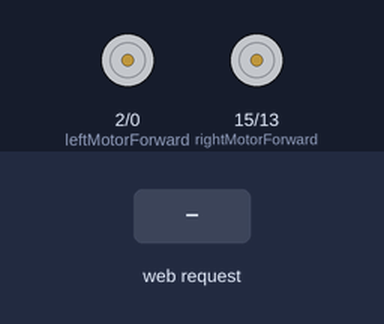
A sketch run on a simulated ESP8266 (NodeMCU). On the bench: motor-driver pin pairs drawn as motors (green arrow = first pin HIGH = forward, orange = second pin HIGH = backward, longer = more drive). Inputs (shaded band) come from the test bench. WiFi joins after 1.5 s; servers stay silent unless stated; what the sketch prints to the serial monitor is not drawn.

Above: at 2.7 s.
2.8 s: HTTP request GET /onof received
At 3.5 s:
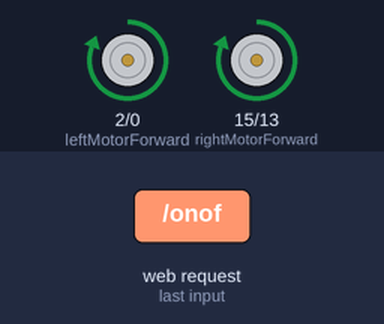
4.3 s: HTTP request GET /down received
At 4.6 s:
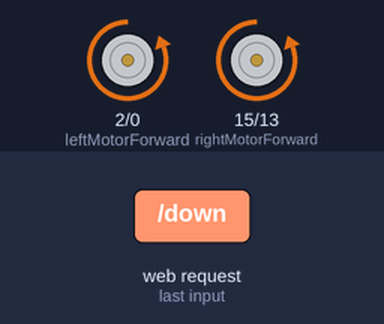
5.8 s: HTTP request GET /left received
At 7.0 s:
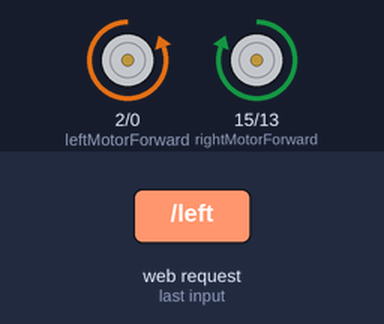
7.3 s: HTTP request GET /right received
At 8.1 s:
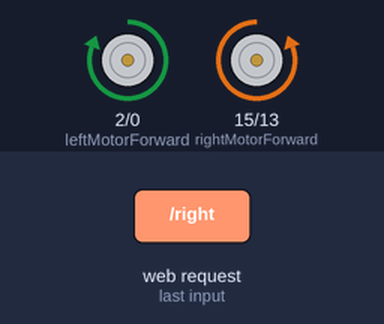
8.8 s: HTTP request GET /stop received
At 9.3 s:
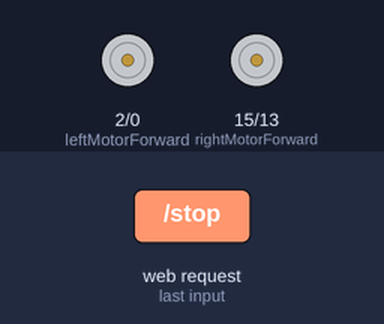
Timing chart, 0 to 11.3 s (numbered marks = the images above; inputs shaded):
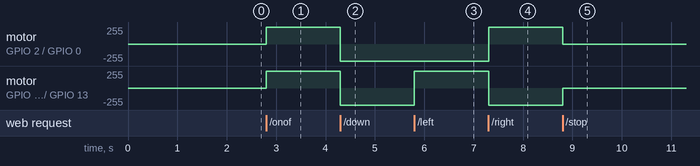

Measured:
- after the input at 2.8 s, motor on GPIO 2 (leftMotorForward) / GPIO 0 (leftMotorBackward), motor on GPIO 15 (rightMotorForward) / GPIO 13 (rightMotorBackward): stopped → forward 255/255 at once
- after the input at 4.3 s, motor on GPIO 2 (leftMotorForward) / GPIO 0 (leftMotorBackward), motor on GPIO 15 (rightMotorForward) / GPIO 13 (rightMotorBackward): forward 255/255 → backward 255/255 at once
- after the input at 5.8 s, motor on GPIO 15 (rightMotorForward) / GPIO 13 (rightMotorBackward): backward 255/255 → forward 255/255 at once
- after the input at 7.3 s, motor on GPIO 2 (leftMotorForward) / GPIO 0 (leftMotorBackward): backward 255/255 → forward 255/255 at once; motor on GPIO 15 (rightMotorForward) / GPIO 13 (rightMotorBackward): forward 255/255 → backward 255/255 at once
- after the input at 8.8 s, motor on GPIO 2 (leftMotorForward) / GPIO 0 (leftMotorBackward): forward 255/255 → stopped at once; motor on GPIO 15 (rightMotorForward) / GPIO 13 (rightMotorBackward): backward 255/255 → stopped at once

The sketch:

wifi_car.ino
```cpp
#include <ESP8266WiFi.h>


WiFiClient client;
WiFiServer server(80);

const char* ssid = "sanjaisak";
const char* password = "sanjai@S";


String  data ="";

int leftMotorForward = 2;     /* GPIO2(D4) -> IN3   */
int rightMotorForward = 15;   /* GPIO15(D8) -> IN1  */
int leftMotorBackward = 0;    /* GPIO0(D3) -> IN4   */
int rightMotorBackward = 13;  /* GPIO13(D7) -> IN2  */


void setup()
{

  pinMode(leftMotorForward, OUTPUT);
  pinMode(rightMotorForward, OUTPUT);
  pinMode(leftMotorBackward, OUTPUT);
  pinMode(rightMotorBackward, OUTPUT);

  Serial.begin(9600);
  connectWiFi();
  server.begin();

}
void connectWiFi()
{
  Serial.println("Connecting to WIFI");
  WiFi.begin(ssid, password);
  while ((!(WiFi.status() == WL_CONNECTED)))
  {
    delay(300);
    Serial.print("..");
  }
  Serial.println("");
  Serial.println("WiFi connected");
  Serial.println("NodeMCU Local IP is : ");
  Serial.print((WiFi.localIP()));
}

void loop()
{

    client = server.available();
    if (!client) return;
    data = checkClient ();


    if (data == "onof") MotorForward();

    else if (data == "down") MotorBackward();

    else if (data == "left") TurnLeft();

    else if (data == "right") TurnRight();

    else if (data == "stop") MotorStop();
}

void MotorForward(void)
{
  Serial.println("s");
  digitalWrite(leftMotorForward,HIGH);
  digitalWrite(rightMotorForward,HIGH);
  digitalWrite(leftMotorBackward,LOW);
  digitalWrite(rightMotorBackward,LOW);
}

void MotorBackward(void)
{
  Serial.println("b");
  digitalWrite(leftMotorBackward,HIGH);
  digitalWrite(rightMotorBackward,HIGH);
  digitalWrite(leftMotorForward,LOW);
  digitalWrite(rightMotorForward,LOW);
}

void TurnLeft(void)
{
  Serial.println("l");
  digitalWrite(leftMotorForward,LOW);
  digitalWrite(rightMotorForward,HIGH);
  digitalWrite(rightMotorBackward,LOW);
  digitalWrite(leftMotorBackward,HIGH);
}

void TurnRight(void)
{
  Serial.println("r");
  digitalWrite(leftMotorForward,HIGH);
  digitalWrite(rightMotorForward,LOW);
  digitalWrite(rightMotorBackward,HIGH);
  digitalWrite(leftMotorBackward,LOW);
}


void MotorStop(void)
{

  digitalWrite(leftMotorForward,LOW);
  digitalWrite(leftMotorBackward,LOW);
  digitalWrite(rightMotorForward,LOW);
  digitalWrite(rightMotorBackward,LOW);
}

/***RECEIVE DATA FROM the APP ***/
String checkClient (void)
{
  while(!client.available()) delay(1);
  String request = client.readStringUntil('\r');
  request.remove(0, 5);
  request.remove(request.length()-9,9);
  return request;
}
```
